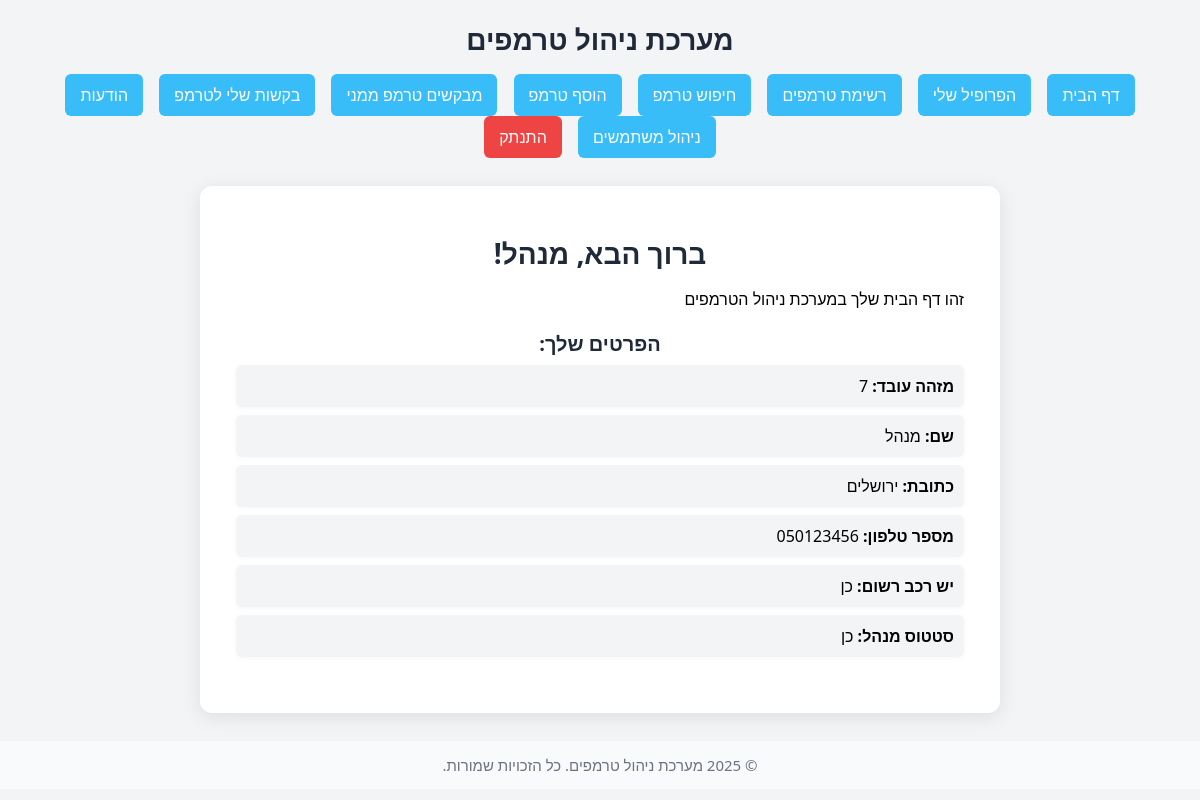
The page /dashboard.php (signed in) on the database its author committed.
### tables this page shows
CREATE TABLE `employees` (
  `employee_id` int(11) NOT NULL,
  `employee_name` varchar(50) NOT NULL,
  `address` varchar(100) NOT NULL,
  `phone_number` varchar(15) NOT NULL,
  `has_car` tinyint(1) NOT NULL,
  `is_manager` tinyint(1) NOT NULL DEFAULT 0,
  `password` varchar(50) NOT NULL
);

### dashboard.php (the view, shortened to what this page needs)
<?php
require_once 'config.php';
$employee_id = $_SESSION['employee_id'];
$employee = null;
$stmt = $conn->prepare("SELECT employee_id, employee_name, address, phone_number, has_car, is_manager FROM employees WHERE employee_id = ?");
if ($stmt) {
    $stmt->bind_param("i", $employee_id);
    $stmt->execute();
    $result = $stmt->get_result();
    if ($result->num_rows === 1) {
        $employee = $result->fetch_assoc();
    } else {
        session_destroy();
        header("Location: index.php?error=employee_not_found");
        exit();
    }
} else {
    session_destroy();
    header("Location: index.php?error=employee_load_failed");
    exit();
}
?>
<!DOCTYPE html>
<html dir="rtl" lang="he">
<head>
    <link rel="stylesheet" href="style.css">
</head>
<body>
<?php include 'header.php'; ?>
<div class="container">
    <h1>ברוך הבא, <?php echo htmlspecialchars($employee['employee_name']); ?>!</h1>
    <p>זהו דף הבית שלך במערכת ניהול הטרמפים</p>
    <h2>הפרטים שלך:</h2>
    <ul>
        <li><strong>מזהה עובד:</strong> <?php echo htmlspecialchars($employee['employee_id']); ?></li>
        <li><strong>שם:</strong> <?php echo htmlspecialchars($employee['employee_name']); ?></li>
        <li><strong>כתובת:</strong> <?php echo htmlspecialchars($employee['address']); ?></li>
        <li><strong>מספר טלפון:</strong> <?php echo htmlspecialchars($employee['phone_number']); ?></li>
        <li><strong>יש רכב רשום:</strong> <?php echo $employee['has_car'] ? 'כן' : 'לא'; ?></li>
        <li><strong>סטטוס מנהל:</strong> <?php echo $employee['is_manager'] ? 'כן' : 'לא'; ?></li>
    </ul>
</div>
<?php include 'footer.php'; ?>
</body>
</html>

### style.css (style rules this page uses)
* { box-sizing: border-box; margin: 0; padding: 0; }
body { font-family: 'Segoe UI', sans-serif; background: #f3f4f6; min-height: 100vh; }
.container { max-width: 800px; margin: 20px auto; padding: 48px 36px; background: #fff; border-radius: 12px; box-shadow: 0 4px 20px rgba(0, 0, 0, 0.09); }
h1, h2 { color: #1f2937; text-align: center; }
h1 { font-size: 28px; margin-bottom: 16px; }
h2 { font-size: 20px; margin: 20px 0 8px 0; }
ul { list-style: none; padding: 0; }
ul li { background: #f3f4f6; padding: 10px; margin: 8px 0; border-radius: 6px; box-shadow: 0 1px 5px rgba(0,0,0,0.04); }

### rows shown on the page
employees: employee_name "מנהל", employee_id "7", address "ירושלים", phone_number "050123456"
